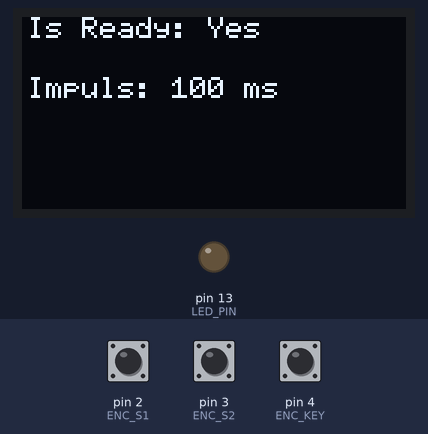
Bench run of a program on a simulated Arduino Nano, built with avr-gcc and run on an emulated ATmega328P. Parts: 128×64 one-colour display, output pins drawn as LEDs (lit = HIGH). Wiring (inferred from the names in the program): SSD1306 OLED at I2C address 0x3C. The inputs (shaded band) are chosen by the test bench; at power-on: pin 4 (ENC_KEY) HIGH, pin 2 (ENC_S1) HIGH, pin 3 (ENC_S2) HIGH. What the program prints to the serial monitor is not drawn.

Above: at 1.2 s.
1.3 s: pin 4 (ENC_KEY) pulled LOW for 0.15 s
At 1.54 s:
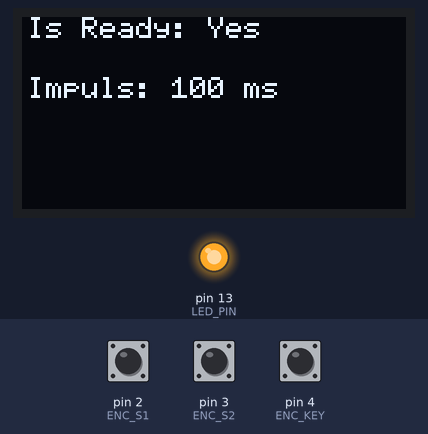
3.0 s: pin 4 (ENC_KEY) pulled LOW for 1 s
Timing chart, 0 to 6.0 s (numbered marks = the images above; inputs shaded):
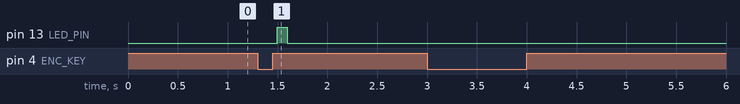

The program:

main.cpp
```cpp
#include "my_variables.h"
#include "my_functions.h"
#include "oled.h"

void setup() {
  Serial.begin(115200);
  Serial.println("Start setup");

  pinMode(LED_PIN, OUTPUT); // Настраиваем светодиод как выход
  digitalWrite(LED_PIN, LOW); // Выключаем светодиод
  pinMode(ENC_S1, INPUT); // Настраиваем S1 как вход
  pinMode(ENC_S2, INPUT); // Настраиваем S2 как вход
  pinMode(ENC_KEY, INPUT); // Настраиваем KEY как вход

  attachInterrupt(digitalPinToInterrupt(ENC_S1), int_S1, CHANGE); // Прерывание на любом изменении S1
  attachInterrupt(digitalPinToInterrupt(ENC_S2), int_S2, CHANGE); // Прерывание на любом изменении S2

  oledInit(); // Инициализация OLED дисплея
  //oledDisplay(); // Отображение заставки на дисплее
  //delay(2000); // Задержка для отображения заставки
  oledClearDisplay(); // Очистка дисплея
  oledMainScreen();

}

void loop() {
  //encFlag();
  controlImpulsTime(); // Управление временем импульса
  keyClickOrLong();
  if (keyLong) {
    Serial.print("keyLong = "); Serial.println (keyLong);
    keyLong = false; // сбрасываем флаг keyLong
  }
  if (keyClick) {
    //Serial.print("keyClick = "); Serial.println (keyClick);
    impulsGo(); // Выполняем действие при коротком нажатии
    keyClick = false; // сбрасываем флаг keyClick
  }
  if (newData) {
    oledMainScreen(); // Отображение главного экрана
    newData = false; // сбрасываем флаг encNewData
  }

}
```

my_functions.h
```cpp
#ifndef MY_FUNCTIONS_H
#define	MY_FUNCTIONS_H
#pragma once
#include <Arduino.h>
#include "my_variables.h"

void int_S1();    // необходимо объявление функ. обраб. прерывания в памяти
void int_S2();
void int_Falling_KEY();
void int_Rising_KEY();
void encTick();
bool keyLongOK();
void encFlag();
bool keyReady();
void keyClickOrLong();
void controlImpulsTime();
void impulsGo ();
void    timer_start(Timer *timer, uint32_t delay_ms);
uint8_t timer_state(Timer *timer);

#endif
```

my_variables.h
```cpp
#ifndef MY_VARIABLE_H
#define	MY_VARIABLE_H
#pragma once
#include <Arduino.h>

#define ENC_S1      PD2      // пин энкодера S1
#define ENC_S2      PD3      // пин энкодера S2
#define ENC_KEY     PD4      // пин энкодера KEY

#define SCL_PIN     A5
#define SDA_PIN     A4

#define LED_PIN     13       // пин светодиода

#define DEBOUNCE_DELAY_MS  50
#define KEY_LONG_DELAY_MS 800

extern volatile int8_t  encData;
extern          uint8_t keyData;
extern          bool    keyClick;
extern          bool    keyPush;
extern          bool    keyLong;
extern volatile bool    encNewData;
extern volatile bool    encRstFlag;
extern volatile uint8_t encCurState;
extern volatile uint8_t encPrevState;
extern          uint32_t timeStartKey;
extern          uint32_t debounceTimeMs;
extern          uint8_t currentKeyState;
extern          uint8_t previousKeyState;
extern          bool    isReady; // Признак готовности к работе
extern          uint16_t impulsTime; // Время импульса в мс
extern          bool    newData; // новые данные

typedef struct {
    uint32_t start_time;
    uint32_t delay;
    bool active;
} Timer;

typedef enum {
    COMPLETED,  // был запущен и сработал
    RUNNING,    // запушен, но еще работает
    NO_ACTIVE   // не запущен
} TIMER;

extern Timer timerImpuls;
extern Timer timerNoReady;

#endif
```

oled.h
```cpp
// индикатор
#include "Arduino.h"
#include <avr/pgmspace.h>
#include <avr/io.h>
#include "stdlib.h"
#include <string.h>
#include "my_variables.h"
#include "font.h"
//#include "user_config.h"

#ifndef _BV
#define _BV(bit) (1 << (bit))
#endif
#define TW_MT_SLA_ACK       0x18
#define i2c_addr            0x78
#define BLACK               0
#define WHITE               1
#define SSD_LCDWIDTH		128
#define SSD_LCDHEIGHT		64
#define SSD_SETPAGESTART	0xB0
#ifdef OLED_096
#define SSD_SHIFT           0x00
#else
#define SSD_SHIFT			0x02
#endif
#define TWI_FREQ            800000L // частоьа шины I2C

void oledInit();
void oledClearDisplay();
void oledDisplay();
void setTextColor(uint8_t color);
void oledDrawPixel(uint8_t x, uint8_t y, uint8_t color);
void oledVLine(uint8_t x, uint8_t y, uint8_t h, uint8_t color);
void oledHLine(uint8_t x, uint8_t y, uint8_t w, uint8_t color);
void oledDrawRect(uint8_t x, uint8_t y, uint8_t w, uint8_t h, uint8_t color);
void oledFillRect(uint8_t x, uint8_t y, uint8_t w, uint8_t h, uint8_t color);
void oledSetTextSize(uint8_t s);
void oledSetCursor(uint8_t x, uint8_t y);
void oledSetFont(const GFXfont *f);
void drawChar(uint8_t x, uint8_t y, uint8_t c, uint8_t color, uint8_t bg, uint8_t size);
void charWrite(uint8_t c);
void oledPrint(char* str);

void oledMainScreen();
//extern void startScreen();
//extern void powerStabScreen();
//extern void powerSetScreen();
```

my_functions.cpp
```cpp
#include "my_functions.h"
#include "my_variables.h"

void int_S1() {
  encTick();
}
void int_S2() {
  encTick();
}

void encTick() {
  // Чтение состояния пинов энкодера
  encCurState = (bitRead(PIND, ENC_S1) << 1) | bitRead(PIND, ENC_S2); // Чтение состояния S1 (порт B) и S2 (порт D)
  if (encRstFlag && encCurState == 0b11) { // Если оба сигнала в HIGH
      if (encPrevState == 0b10) encData = -1; // Вращение по часовой стрелке
      if (encPrevState == 0b01) encData =  1; // Вращение против часовой стрелки
      encRstFlag = false;
      encNewData = true; // Устанавливаем флаг для обработки
  }
  if (encCurState == 0b00) encRstFlag = true; // Сброс флага при обоих LOW
  encPrevState = encCurState; // Сохраняем текущее состояние
}

void encFlag(){
  if(encNewData) {
    Serial.print("encData = "); Serial.println (encData);
    encNewData = false;
  }
}

bool keyReady() {
  static bool fixedState = false; // Флаг фиксации состояния
  bool keyReady = false; // Флаг готовности данных от кнопки
  currentKeyState = bitRead(PIND, ENC_KEY); //digitalRead(ENC_KEY);
  // Если считанное значение отличается от сохраненного (состояние кнопки изменилось)
  if (currentKeyState != previousKeyState) {
    debounceTimeMs = millis();  // Сохраняем текущую временную отметку
    fixedState = false;
  } else if ((millis() - debounceTimeMs) >= DEBOUNCE_DELAY_MS && !fixedState) {
    keyData = bitRead(PIND, ENC_KEY); //digitalRead(ENC_KEY);
    fixedState = true;
    keyReady = true; // Устанавливаем флаг готовности к обработке нажатия кнопки
  }
  previousKeyState = currentKeyState;// Обновляем значение
  return keyReady; // Возвращаем флаг готовности к обработке нажатия кнопки
}

void keyClickOrLong() {
  if (keyReady()) {
    if (keyData == LOW) { // Если кнопка нажата
      timeStartKey = millis(); // Сохраняем время нажатия
      keyPush = true; // Устанавливаем флаг нажатия кнопки
    } else {
      if (!keyClick && keyPush) {
        if (millis() - timeStartKey < KEY_LONG_DELAY_MS) { // Если время удержания меньше 800 мс
          keyClick = true; // Устанавливаем флаг короткого нажатия
          keyPush = false; // Сбрасываем флаг нажатия кнопки
          keyLong = false; // Сбрасываем флаг длинного нажатия
        }
      }
    }
  } else if (keyPush && keyData == LOW) { // Если кнопка удерживается
    if (millis() - timeStartKey >= KEY_LONG_DELAY_MS) { // Если кнопка удерживается более 800 мс
      keyLong = true; // Устанавливаем флаг длинного нажатия
      keyClick = false; // Сбрасываем флаг короткого нажатия
      keyPush = false; // Сбрасываем флаг нажатия кнопки
    }
  }
}

void controlImpulsTime() {
  if(encNewData) {
    //Serial.print("encData = "); Serial.println (encData); // Отладочный вывод
    uint16_t oldImpulsTime = impulsTime; // Сохраняем старое значение времени импульса
    if ((encData > 0 && impulsTime < 1000) || (encData < 0 && impulsTime >= 20)) { // Если вращение по часовой стрелке
      impulsTime += encData * 10; // Увеличиваем время импульса
    }
    if (oldImpulsTime != impulsTime) { // Если значение изменилось
      newData = true; // Устанавливаем флаг новых данных
      //Serial.print("impulsTime = "); Serial.println (impulsTime); // Отладочный выво
    }
    encNewData = false; // Сбрасываем флаг новых данных
  }
}

void impulsGo () {
  digitalWrite(LED_PIN, HIGH); // Устанавливаем HIGH на пине KEY
  delay(impulsTime); // Задержка на время импульса
  digitalWrite(LED_PIN, LOW); // Устанавливаем LOW на пине KEY
}

// Функция для запуска таймера:
void timer_start(Timer *timer, uint32_t delay_ms) {
  timer->start_time = millis(); // Получаем текущее время (F=27MHz = 108/4)
  timer->delay = delay_ms; //
  timer->active = true;
}

// Функция для проверки таймера:
uint8_t timer_state(Timer *timer) {
  if (!timer->active) {
      return NO_ACTIVE; // Таймер не запущен
  }
  uint64_t current_time = millis();
  if ((current_time - timer->start_time) >= timer->delay) {
      timer->active = false; // Таймер не активен
      return COMPLETED; // Таймер сработал
  }
  return RUNNING; // Таймер ещё работает
}
```

my_variables.cpp
```cpp
#include "my_variables.h"

volatile    int8_t      encData = 0;
volatile    bool        encNewData = false;
volatile    bool        encRstFlag = false;
volatile    uint8_t     encCurState = 0;
volatile    uint8_t     encPrevState = 0;
            uint8_t     currentKeyState = HIGH;
            uint8_t     previousKeyState = HIGH;
            uint8_t     finalKeyState = HIGH;
            uint8_t     keyData = 0;
            bool        keyClick = false;
            bool        keyPush = false;
            bool        keyLong = false;
            uint32_t    timeStartKey = 0;
            uint32_t    debounceTimeMs = 0;

            bool        isReady = true; // Признак готовности к работе
            uint16_t    impulsTime = 100; // Время импульса в мс
            bool        newData = false; // новые данные
```

Source omitted: font.h (data table, 40368 bytes), oled.cpp (20027 bytes)

Measured:
- after the input at 1.3 s, pin 13 (LED_PIN): LOW → HIGH after 0.20 s, → LOW 0.10 s later
- after the input at 3.0 s, every drawn part: stays the same
